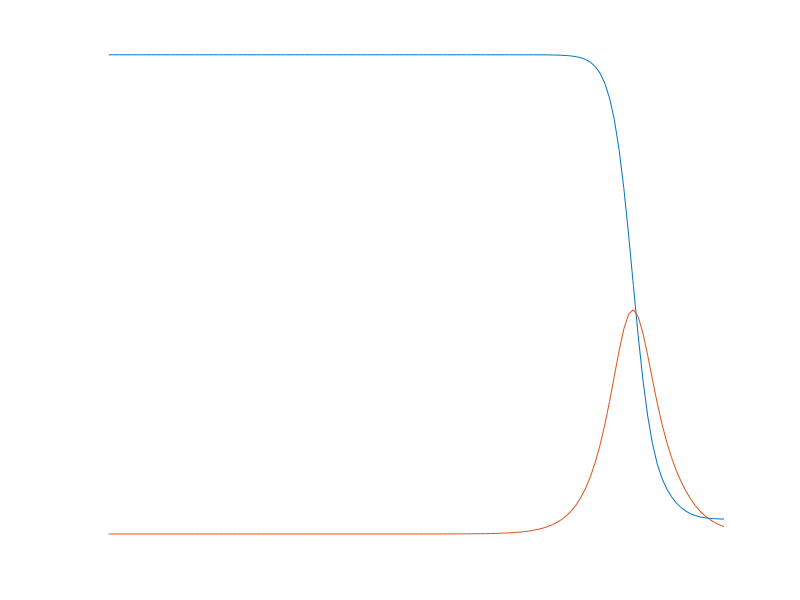
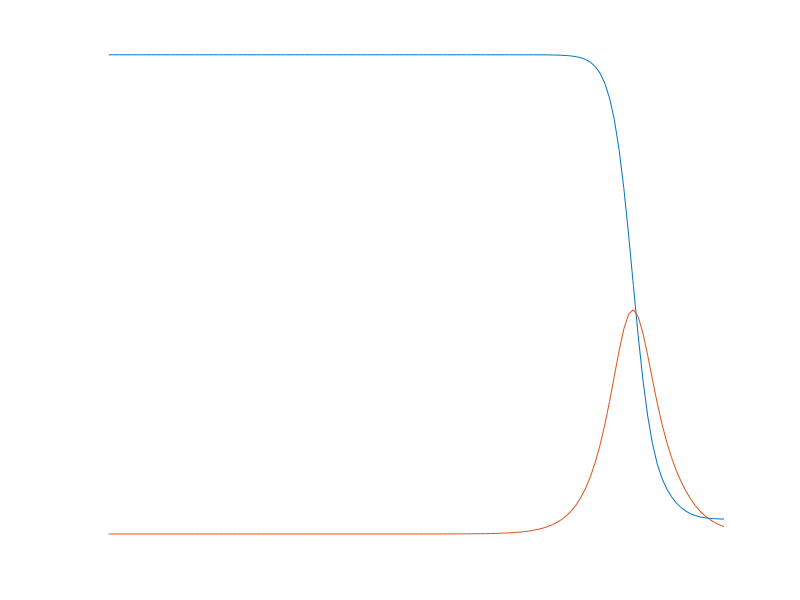
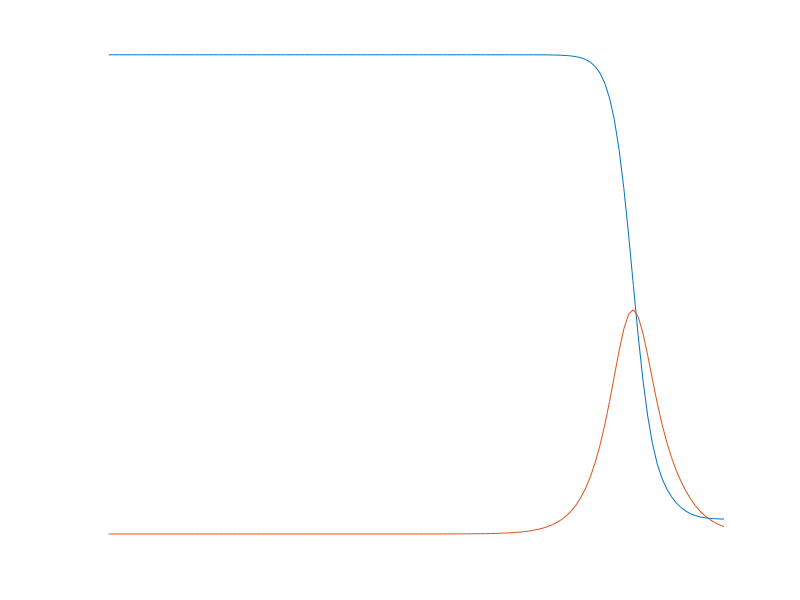

The MATLAB source for these figures, in order:
#waterDielectricLoss from the excellent url        http://www1.lsbu.ac.uk/water/complex_dielectric.html
#the data below is at 25 degree centigrade

clear
clf

es=78.4;
ew=5.85;
eh=3.65;
ei=2.4;

td=8.26*10^(-12);
tw=1.05*10^(-12);
th=0.135*10^(12);

#dielectric constant is e, loss factor is lf and loss tangent =lt
#
e=@(w) ei+(es-ew)./(1+w.^(2).*td.^2)+(ew-ei)./(1+w.^(2).*tw.^2);
lf=@(w) w.*td.*(es-ew)./(1+w.^2.*td.^2)+w.*tw.*(ew-ei)./(1+w.^2.*tw.^2);
lt=@(w) lf(w)./e(w);

hold on
axis ("nolabel","off")

for i=1:130
w(i)=10^(i/10);
endfor


semilogx(w,e(w))
semilogx(w,lf(w))


print  -dpdf  waterDielectricLoss.pdf
print  -deps  waterDielectricLoss.eps
print  -dtikz  waterDielectricLoss.tikz

#horzcat(w,e(w))
khorcat=rot90([e(w);w],-1);

kkk=fopen("myfile.mat","w")
fdisp(kkk,khorcat)
fclose(kkk);
